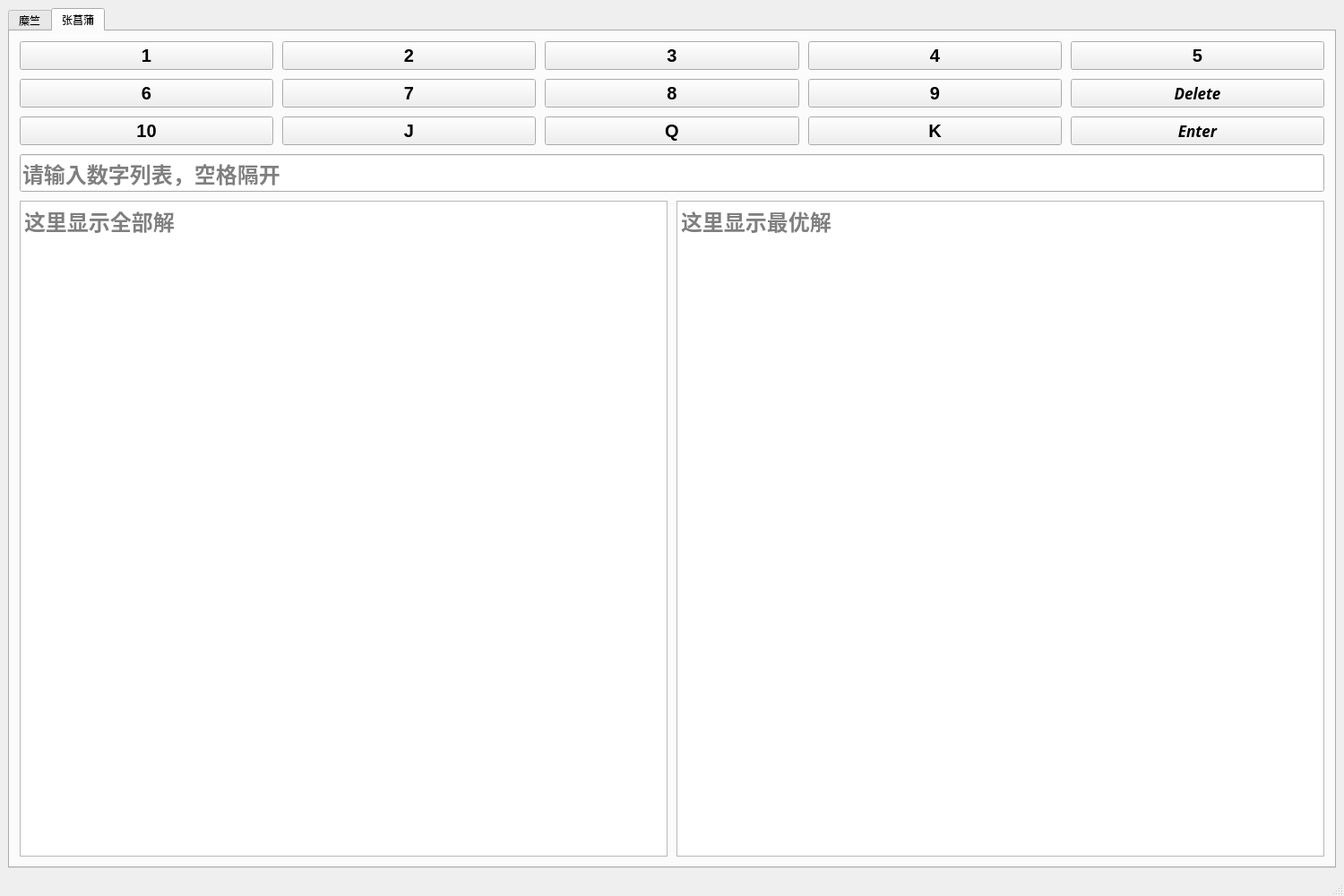
<?xml version="1.0" encoding="UTF-8"?>
<ui version="4.0">
 <class>MainWindow</class>
 <widget class="QMainWindow" name="MainWindow">
  <property name="geometry">
   <rect>
    <x>0</x>
    <y>0</y>
    <width>1500</width>
    <height>1000</height>
   </rect>
  </property>
  <property name="windowTitle">
   <string>张菖蒲计算器</string>
  </property>
  <widget class="QWidget" name="centralwidget">
   <layout class="QVBoxLayout" name="verticalLayout_3">
    <item>
     <widget class="QTabWidget" name="tabWidget">
      <property name="currentIndex">
       <number>1</number>
      </property>
      <property name="movable">
       <bool>false</bool>
      </property>
      <widget class="QWidget" name="tab_2">
       <attribute name="title">
        <string>糜竺</string>
       </attribute>
       <layout class="QVBoxLayout" name="verticalLayout_7">
        <item>
         <layout class="QVBoxLayout" name="verticalLayout_4" stretch="5,1,2">
          <property name="spacing">
           <number>10</number>
          </property>
          <property name="sizeConstraint">
           <enum>QLayout::SetDefaultConstraint</enum>
          </property>
          <property name="leftMargin">
           <number>2</number>
          </property>
          <property name="topMargin">
           <number>2</number>
          </property>
          <property name="rightMargin">
           <number>2</number>
          </property>
          <property name="bottomMargin">
           <number>2</number>
          </property>
          <item>
           <layout class="QVBoxLayout" name="verticalLayout_5">
            <item>
             <layout class="QHBoxLayout" name="horizontalLayout_5">
              <item>
               <widget class="QPushButton" name="pushButton_16">
                <property name="enabled">
                 <bool>true</bool>
                </property>
                <property name="font">
                 <font>
                  <pointsize>15</pointsize>
                  <weight>75</weight>
                  <bold>true</bold>
                 </font>
                </property>
                <property name="text">
                 <string>1</string>
                </property>
               </widget>
              </item>
              <item>
               <widget class="QPushButton" name="pushButton_17">
                <property name="font">
                 <font>
                  <pointsize>15</pointsize>
                  <weight>75</weight>
                  <bold>true</bold>
                 </font>
                </property>
                <property name="text">
                 <string>2</string>
                </property>
               </widget>
              </item>
              <item>
               <widget class="QPushButton" name="pushButton_18">
                <property name="font">
                 <font>
                  <pointsize>15</pointsize>
                  <weight>75</weight>
                  <bold>true</bold>
                 </font>
                </property>
                <property name="text">
                 <string>3</string>
                </property>
               </widget>
              </item>
              <item>
               <widget class="QPushButton" name="pushButton_19">
                <property name="font">
                 <font>
                  <pointsize>15</pointsize>
                  <weight>75</weight>
                  <bold>true</bold>
                 </font>
                </property>
                <property name="text">
                 <string>4</string>
                </property>
               </widget>
              </item>
              <item>
               <widget class="QPushButton" name="pushButton_20">
                <property name="font">
                 <font>
                  <pointsize>15</pointsize>
                  <weight>75</weight>
                  <bold>true</bold>
                 </font>
                </property>
                <property name="text">
                 <string>5</string>
                </property>
               </widget>
              </item>
             </layout>
            </item>
            <item>
             <layout class="QHBoxLayout" name="horizontalLayout_6">
              <item>
               <widget class="QPushButton" name="pushButton_21">
                <property name="font">
                 <font>
                  <pointsize>15</pointsize>
                  <weight>75</weight>
                  <bold>true</bold>
                 </font>
                </property>
                <property name="text">
                 <string>6</string>
                </property>
               </widget>
              </item>
              <item>
               <widget class="QPushButton" name="pushButton_22">
                <property name="font">
                 <font>
                  <pointsize>15</pointsize>
                  <weight>75</weight>
                  <bold>true</bold>
                 </font>
                </property>
                <property name="text">
                 <string>7</string>
                </property>
               </widget>
              </item>
              <item>
               <widget class="QPushButton" name="pushButton_23">
                <property name="font">
                 <font>
                  <pointsize>15</pointsize>
                  <weight>75</weight>
                  <bold>true</bold>
                 </font>
                </property>
                <property name="text">
                 <string>8</string>
                </property>
               </widget>
              </item>
              <item>
               <widget class="QPushButton" name="pushButton_24">
                <property name="font">
                 <font>
                  <pointsize>15</pointsize>
                  <weight>75</weight>
                  <bold>true</bold>
                 </font>
                </property>
                <property name="text">
                 <string>9</string>
                </property>
               </widget>
              </item>
              <item>
               <widget class="QPushButton" name="pushButton_30">
                <property name="font">
                 <font>
                  <family>黑体</family>
                  <pointsize>13</pointsize>
                  <weight>75</weight>
                  <italic>true</italic>
                  <bold>true</bold>
                  <underline>false</underline>
                 </font>
                </property>
                <property name="mouseTracking">
                 <bool>false</bool>
                </property>
                <property name="text">
                 <string>Delete</string>
                </property>
               </widget>
              </item>
             </layout>
            </item>
            <item>
             <layout class="QHBoxLayout" name="horizontalLayout_7">
              <item>
               <widget class="QPushButton" name="pushButton_25">
                <property name="font">
                 <font>
                  <pointsize>15</pointsize>
                  <weight>75</weight>
                  <bold>true</bold>
                 </font>
                </property>
                <property name="text">
                 <string>10</string>
                </property>
               </widget>
              </item>
              <item>
               <widget class="QPushButton" name="pushButton_26">
                <property name="font">
                 <font>
                  <pointsize>15</pointsize>
                  <weight>75</weight>
                  <bold>true</bold>
                 </font>
                </property>
                <property name="text">
                 <string>J</string>
                </property>
               </widget>
              </item>
              <item>
               <widget class="QPushButton" name="pushButton_27">
                <property name="font">
                 <font>
                  <pointsize>15</pointsize>
                  <weight>75</weight>
                  <bold>true</bold>
                 </font>
                </property>
                <property name="text">
                 <string>Q</string>
                </property>
               </widget>
              </item>
              <item>
               <widget class="QPushButton" name="pushButton_28">
                <property name="font">
                 <font>
                  <pointsize>15</pointsize>
                  <weight>75</weight>
                  <bold>true</bold>
                 </font>
                </property>
                <property name="text">
                 <string>K</string>
                </property>
               </widget>
              </item>
              <item>
               <widget class="QPushButton" name="pushButton_29">
                <property name="font">
                 <font>
                  <family>黑体</family>
                  <pointsize>13</pointsize>
                  <weight>75</weight>
                  <italic>true</italic>
                  <bold>true</bold>
                 </font>
                </property>
                <property name="text">
                 <string>Enter</string>
                </property>
               </widget>
              </item>
             </layout>
            </item>
           </layout>
          </item>
          <item>
           <widget class="QLineEdit" name="textEdit_2">
            <property name="font">
             <font>
              <family>楷体</family>
              <pointsize>18</pointsize>
              <weight>75</weight>
              <bold>true</bold>
             </font>
            </property>
            <property name="placeholderText">
             <string>请输入数字列表，空格隔开</string>
            </property>
           </widget>
          </item>
          <item>
           <layout class="QHBoxLayout" name="horizontalLayout_8">
            <item>
             <widget class="QTextBrowser" name="textBrowser_3">
              <property name="font">
               <font>
                <family>黑体</family>
                <pointsize>18</pointsize>
                <weight>75</weight>
                <bold>true</bold>
               </font>
              </property>
              <property name="placeholderText">
               <string>这里显示全部解</string>
              </property>
             </widget>
            </item>
           </layout>
          </item>
         </layout>
        </item>
       </layout>
      </widget>
      <widget class="QWidget" name="tab_1">
       <attribute name="title">
        <string>张菖蒲</string>
       </attribute>
       <layout class="QVBoxLayout" name="verticalLayout_6">
        <item>
         <layout class="QVBoxLayout" name="verticalLayout_2" stretch="5,1,2">
          <property name="spacing">
           <number>10</number>
          </property>
          <property name="sizeConstraint">
           <enum>QLayout::SetDefaultConstraint</enum>
          </property>
          <property name="leftMargin">
           <number>2</number>
          </property>
          <property name="topMargin">
           <number>2</number>
          </property>
          <property name="rightMargin">
           <number>2</number>
          </property>
          <property name="bottomMargin">
           <number>2</number>
          </property>
          <item>
           <layout class="QVBoxLayout" name="verticalLayout">
            <item>
             <layout class="QHBoxLayout" name="horizontalLayout">
              <item>
               <widget class="QPushButton" name="pushButton">
                <property name="enabled">
                 <bool>true</bool>
                </property>
                <property name="font">
                 <font>
                  <pointsize>15</pointsize>
                  <weight>75</weight>
                  <bold>true</bold>
                 </font>
                </property>
                <property name="text">
                 <string>1</string>
                </property>
               </widget>
              </item>
              <item>
               <widget class="QPushButton" name="pushButton_2">
                <property name="font">
                 <font>
                  <pointsize>15</pointsize>
                  <weight>75</weight>
                  <bold>true</bold>
                 </font>
                </property>
                <property name="text">
                 <string>2</string>
                </property>
               </widget>
              </item>
              <item>
               <widget class="QPushButton" name="pushButton_3">
                <property name="font">
                 <font>
                  <pointsize>15</pointsize>
                  <weight>75</weight>
                  <bold>true</bold>
                 </font>
                </property>
                <property name="text">
                 <string>3</string>
                </property>
               </widget>
              </item>
              <item>
               <widget class="QPushButton" name="pushButton_4">
                <property name="font">
                 <font>
                  <pointsize>15</pointsize>
                  <weight>75</weight>
                  <bold>true</bold>
                 </font>
                </property>
                <property name="text">
                 <string>4</string>
                </property>
               </widget>
              </item>
              <item>
               <widget class="QPushButton" name="pushButton_5">
                <property name="font">
                 <font>
                  <pointsize>15</pointsize>
                  <weight>75</weight>
                  <bold>true</bold>
                 </font>
                </property>
                <property name="text">
                 <string>5</string>
                </property>
               </widget>
              </item>
             </layout>
            </item>
            <item>
             <layout class="QHBoxLayout" name="horizontalLayout_2">
              <item>
               <widget class="QPushButton" name="pushButton_6">
                <property name="font">
                 <font>
                  <pointsize>15</pointsize>
                  <weight>75</weight>
                  <bold>true</bold>
                 </font>
                </property>
                <property name="text">
                 <string>6</string>
                </property>
               </widget>
              </item>
              <item>
               <widget class="QPushButton" name="pushButton_7">
                <property name="font">
                 <font>
                  <pointsize>15</pointsize>
                  <weight>75</weight>
                  <bold>true</bold>
                 </font>
                </property>
                <property name="text">
                 <string>7</string>
                </property>
               </widget>
              </item>
              <item>
               <widget class="QPushButton" name="pushButton_8">
                <property name="font">
                 <font>
                  <pointsize>15</pointsize>
                  <weight>75</weight>
                  <bold>true</bold>
                 </font>
                </property>
                <property name="text">
                 <string>8</string>
                </property>
               </widget>
              </item>
              <item>
               <widget class="QPushButton" name="pushButton_9">
                <property name="font">
                 <font>
                  <pointsize>15</pointsize>
                  <weight>75</weight>
                  <bold>true</bold>
                 </font>
                </property>
                <property name="text">
                 <string>9</string>
                </property>
               </widget>
              </item>
              <item>
               <widget class="QPushButton" name="pushButton_15">
                <property name="font">
                 <font>
                  <family>黑体</family>
                  <pointsize>13</pointsize>
                  <weight>75</weight>
                  <italic>true</italic>
                  <bold>true</bold>
                  <underline>false</underline>
                 </font>
                </property>
                <property name="mouseTracking">
                 <bool>false</bool>
                </property>
                <property name="text">
                 <string>Delete</string>
                </property>
               </widget>
              </item>
             </layout>
            </item>
            <item>
             <layout class="QHBoxLayout" name="horizontalLayout_4">
              <item>
               <widget class="QPushButton" name="pushButton_10">
                <property name="font">
                 <font>
                  <pointsize>15</pointsize>
                  <weight>75</weight>
                  <bold>true</bold>
                 </font>
                </property>
                <property name="text">
                 <string>10</string>
                </property>
               </widget>
              </item>
              <item>
               <widget class="QPushButton" name="pushButton_11">
                <property name="font">
                 <font>
                  <pointsize>15</pointsize>
                  <weight>75</weight>
                  <bold>true</bold>
                 </font>
                </property>
                <property name="text">
                 <string>J</string>
                </property>
               </widget>
              </item>
              <item>
               <widget class="QPushButton" name="pushButton_12">
                <property name="font">
                 <font>
                  <pointsize>15</pointsize>
                  <weight>75</weight>
                  <bold>true</bold>
                 </font>
                </property>
                <property name="text">
                 <string>Q</string>
                </property>
               </widget>
              </item>
              <item>
               <widget class="QPushButton" name="pushButton_13">
                <property name="font">
                 <font>
                  <pointsize>15</pointsize>
                  <weight>75</weight>
                  <bold>true</bold>
                 </font>
                </property>
                <property name="text">
                 <string>K</string>
                </property>
               </widget>
              </item>
              <item>
               <widget class="QPushButton" name="pushButton_14">
                <property name="font">
                 <font>
                  <family>黑体</family>
                  <pointsize>13</pointsize>
                  <weight>75</weight>
                  <italic>true</italic>
                  <bold>true</bold>
                 </font>
                </property>
                <property name="text">
                 <string>Enter</string>
                </property>
               </widget>
              </item>
             </layout>
            </item>
           </layout>
          </item>
          <item>
           <widget class="QLineEdit" name="textEdit">
            <property name="font">
             <font>
              <family>楷体</family>
              <pointsize>18</pointsize>
              <weight>75</weight>
              <bold>true</bold>
             </font>
            </property>
            <property name="placeholderText">
             <string>请输入数字列表，空格隔开</string>
            </property>
           </widget>
          </item>
          <item>
           <layout class="QHBoxLayout" name="horizontalLayout_3">
            <item>
             <widget class="QTextBrowser" name="textBrowser">
              <property name="font">
               <font>
                <family>黑体</family>
                <pointsize>18</pointsize>
                <weight>75</weight>
                <bold>true</bold>
               </font>
              </property>
              <property name="placeholderText">
               <string>这里显示全部解</string>
              </property>
             </widget>
            </item>
            <item>
             <widget class="QTextBrowser" name="textBrowser_2">
              <property name="font">
               <font>
                <family>黑体</family>
                <pointsize>18</pointsize>
                <weight>75</weight>
                <bold>true</bold>
               </font>
              </property>
              <property name="placeholderText">
               <string>这里显示最优解</string>
              </property>
             </widget>
            </item>
           </layout>
          </item>
         </layout>
        </item>
       </layout>
      </widget>
     </widget>
    </item>
   </layout>
  </widget>
  <widget class="QMenuBar" name="menubar">
   <property name="geometry">
    <rect>
     <x>0</x>
     <y>0</y>
     <width>459</width>
     <height>22</height>
    </rect>
   </property>
  </widget>
  <widget class="QStatusBar" name="statusbar"/>
 </widget>
 <resources/>
 <connections/>
</ui>
